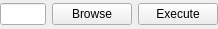
<?xml version="1.0" encoding="UTF-8"?>
<ui version="4.0">
 <class>Script</class>
 <widget class="QWidget" name="Script">
  <property name="geometry">
   <rect>
    <x>0</x>
    <y>0</y>
    <width>218</width>
    <height>29</height>
   </rect>
  </property>
  <property name="windowTitle">
   <string>Form</string>
  </property>
  <layout class="QGridLayout" name="gridLayout">
   <property name="margin">
    <number>0</number>
   </property>
   <item row="0" column="0">
    <widget class="QLineEdit" name="path">
     <property name="toolTip">
      <string>start script</string>
     </property>
    </widget>
   </item>
   <item row="0" column="1">
    <widget class="QPushButton" name="browse">
     <property name="toolTip">
      <string>Browse for the log file</string>
     </property>
     <property name="text">
      <string>Browse</string>
     </property>
    </widget>
   </item>
   <item row="0" column="2">
    <widget class="QPushButton" name="execute">
     <property name="text">
      <string>Execute</string>
     </property>
    </widget>
   </item>
  </layout>
 </widget>
 <resources/>
 <connections/>
</ui>
